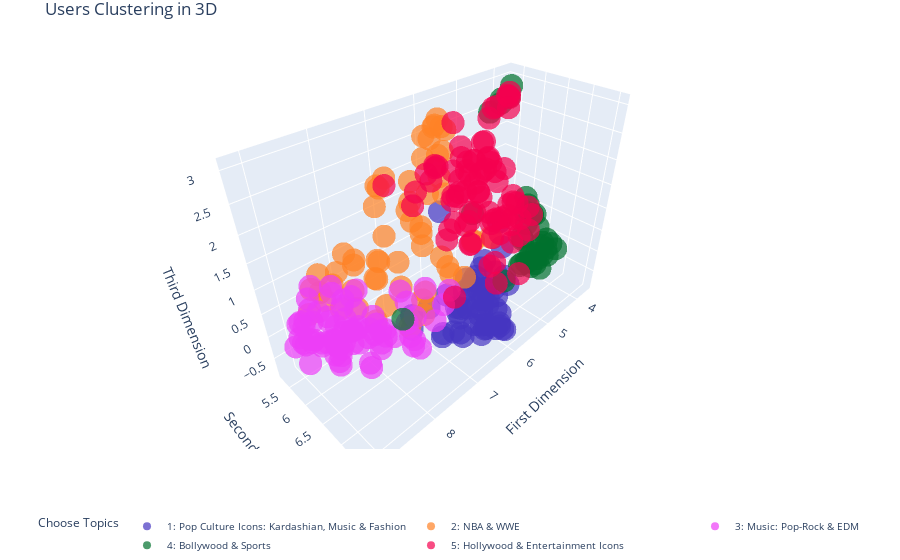

Write notebook code for a chart like this one.
### Code cell
def create_3d_scatter_plot(df_umap, custom_labels):
    # Centers of each cluster
    centers = df_umap.groupby('cluster')[['first_dim', 'second_dim', 'third_dim']].mean().values

    # Custom colors for each cluster
    custom_colors = ['#4535C1', '#FF8225', '#ED3EF7', '#00712D', '#F5004F', '#FFEB55', '#FF8C9E', '#836FFF']

    # Create 3D scatter plot figure
    fig = go.Figure()

    # Loop through each cluster and add scatter points
    for cluster_id, center in enumerate(centers):
        cluster_points = df_umap[df_umap['cluster'] == cluster_id]

        fig.add_trace(go.Scatter3d(
            x=cluster_points['first_dim'],
            y=cluster_points['second_dim'],
            z=cluster_points['third_dim'],
            mode='markers',
            marker=dict(
                size=8,
                color=custom_colors[cluster_id],
                opacity=0.7
            ),
            name=custom_labels[cluster_id]
        ))

        # Add cluster center text
        fig.add_trace(go.Scatter3d(
            x=[center[0]],
            y=[center[1]],
            z=[center[2]],
            mode='text',
            textfont=dict(size=15, color='black', family='Arial'),
            showlegend=False
        ))

    # Customize axis labels and title
    fig.update_layout(
        autosize=True,
        scene=dict(
            xaxis_title='First Dimension',
            yaxis_title='Second Dimension',
            zaxis_title='Third Dimension'
        ),
        title='Users Clustering in 3D',
        legend_title='Choose Topics',
        # Adjust legend to appear below the plot area
        legend=dict(
            orientation='h',
            x=0.5, y=-0.15,  # Position the legend below the plot
            xanchor='center',  # Center the legend horizontally
            font=dict(size=10),  # Reduce font size for better visibility
            itemclick="toggleothers",
            itemdoubleclick="toggle"
        ),
        margin=dict(l=0, r=0, b=0, t=30)  # Reduce margins for responsiveness
    )
    return fig

fig = create_3d_scatter_plot(df_umap, labels)

# Show the plot
fig.show()
